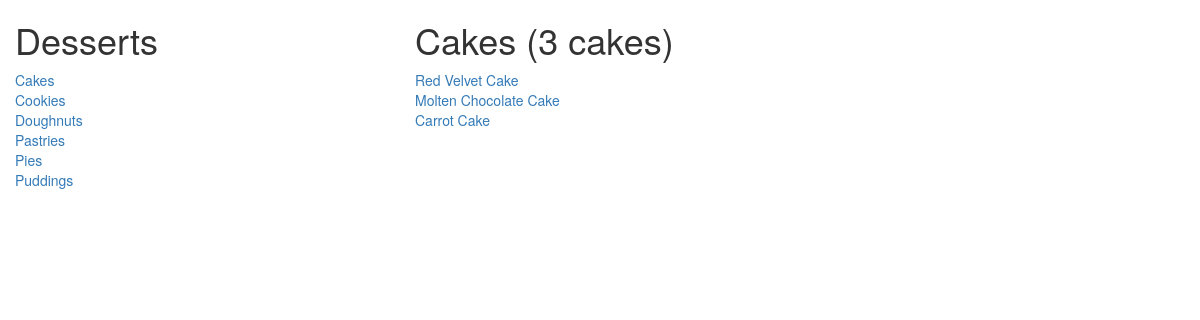
Screenshot of /catalog/Cakes/items with the database file from the repository.
### database_setup.py (models this page shows, shortened)
class Category(Base):
    __tablename__ = 'category'
    name = Column(String(250), nullable=False, primary_key=True)
    user_id = Column(Integer, ForeignKey('user.id'))
    user = relationship(User)

class Item(Base):
    __tablename__ = 'item'
    name = Column(String(80), nullable=False)
    id = Column(Integer, primary_key=True)
    description = Column(String(250))
    category_name = Column(String, ForeignKey('category.name'))
    category = relationship(Category)
    user_id = Column(Integer, ForeignKey('user.id'))
    user = relationship(User)

### app.py (the view)
@app.route('/catalog/<string:category_name>/items')
def showCategory(category_name):
    categories = session.query(Category).all()
    category = session.query(Category).filter_by(name=category_name).one()
    items = session.query(Item).filter_by(category_name=category.name)
    return render_template('category.html', categories=categories, category=category, items=items)

### templates/category.html (shortened to what this page needs)
<!DOCTYPE html>
<html lang="en">
<head>
  <link rel="stylesheet" href="https://maxcdn.bootstrapcdn.com/bootstrap/3.4.0/css/bootstrap.min.css">
</head>
<body>
<div class='container-fluid'>
    <div class='row'>
        <div class='col-xs-4'>
            <h1>Desserts</h1>
            {% for c in categories %}
            <a href='{{url_for('showCategory', category_name = c.name)}}'>{{c.name}}</a>
            {% endfor %}
        </div>
        <div class='col-xs-8'>
            <h1>{{category.name}} ({{items.count()}} {{category.name.lower()}})</h1>
            {% for i in items %}
            <a href='{{url_for('showItem', category_name = i.category_name, item_name = i.name)}}'>{{i.name}}</a>
            {% endfor %}
        </div>
    </div>
</div>
</body>
</html>

### rows the page displays
Category: name "Cakes", name "cakes"
Category: name "Cookies"
Category: name "Doughnuts"
Category: name "Pastries"
Category: name "Pies"
Category: name "Puddings"
Item: name "Red Velvet Cake"
Item: name "Molten Chocolate Cake"
Item: name "Carrot Cake"

### other values shown
{{ items.count() }} "3"
